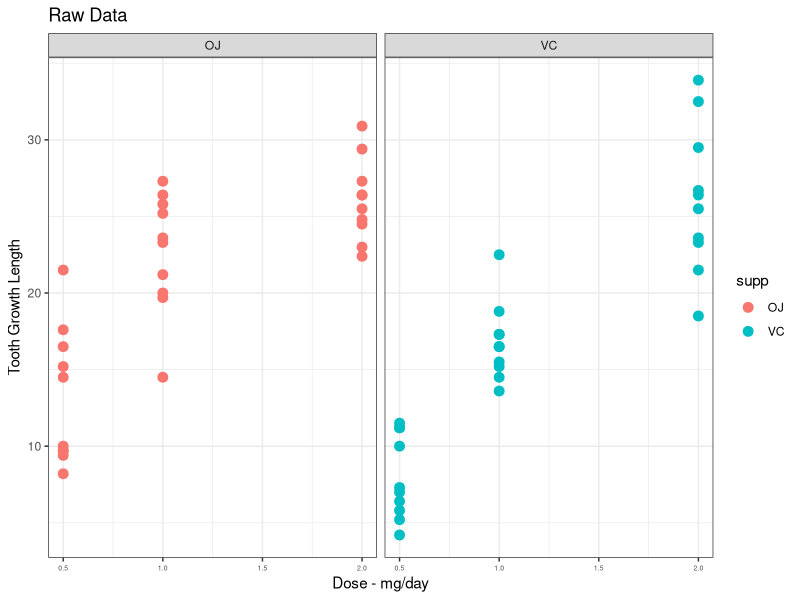
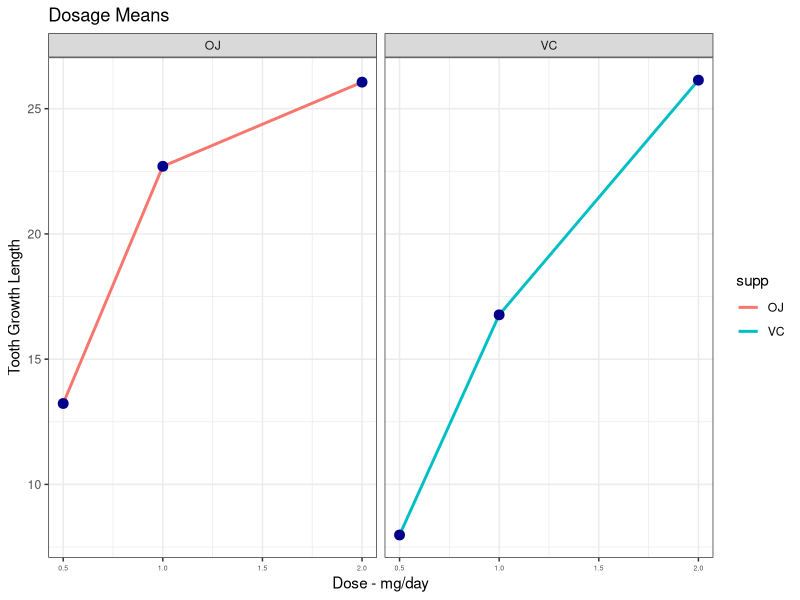
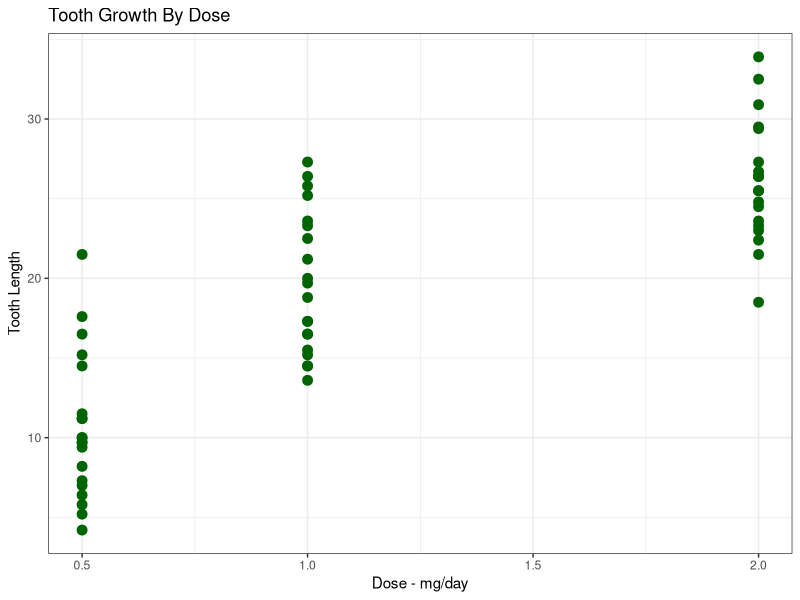
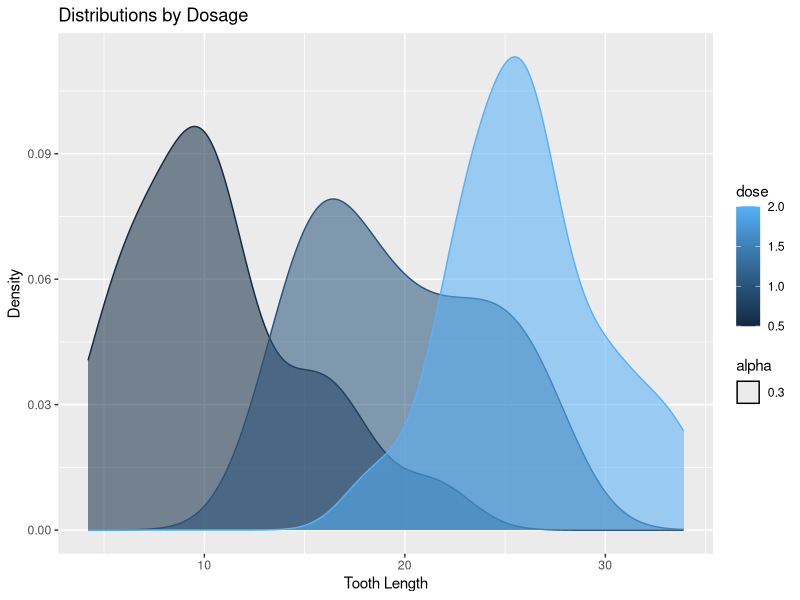
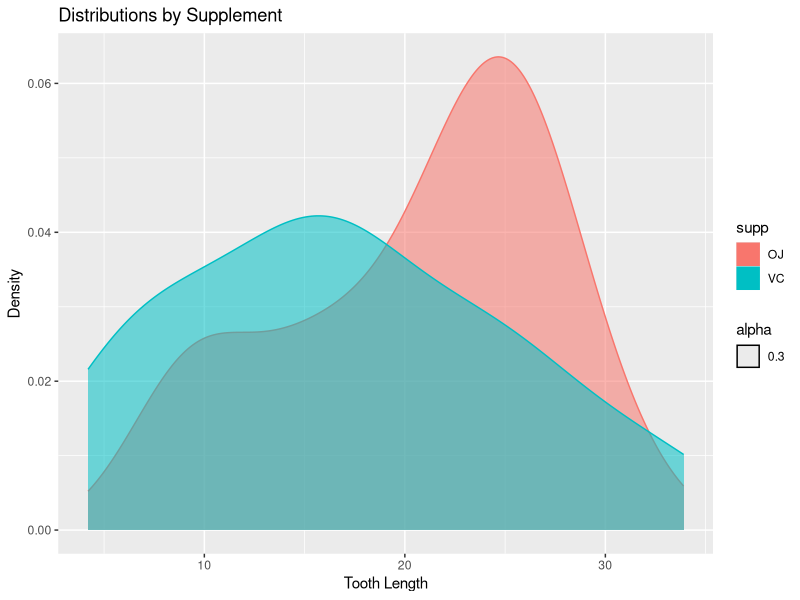

Generate these figures, in order, with R:
## ---- chunk 1
require(datasets)
require(ggplot2)
require(dplyr)
require(gridExtra)
## ---- chunk 2
tgs <- group_by(ToothGrowth, supp, dose)
oj <- tgs[31:60,]
vc <- tgs[1:30,]
supp_means <- summarize(group_by(ToothGrowth, supp), mean(len))
dose_by_supp_means <- summarize(group_by(ToothGrowth, supp, dose), mean(len))
colnames(dose_by_supp_means) <- c("supp", "len", "dose")
supp_means
## ---- chunk 3
raw_plot <- ggplot(tgs, aes(dose, len, color = supp)) + geom_point(size = 3) + labs(title = "Raw Data", x = "Dose - mg/day", y = "Tooth Growth Length") + theme_bw() + facet_grid(. ~ supp) + theme(axis.text.x = element_text(size = 5))
raw_plot

mean_tg_plot <- ggplot(dose_by_supp_means, aes(len, dose, color = supp)) + geom_line(size = 1) + geom_point(size = 3, color = "darkblue") + labs(title = "Dosage Means", x = "Dose - mg/day", y = "Tooth Growth Length") + theme_bw() + facet_grid(. ~ supp) + theme(axis.text.x = element_text(size = 5))
mean_tg_plot

## ---- chunk 4
t.test(oj$len, vc$len, var.equal = FALSE, conf.level = 0.95)

## ---- chunk 5
smldose <- tgs[tgs$dose == 0.5, 1]
meddose <- tgs[tgs$dose == 1.0, 1]
lrgdose <- tgs[tgs$dose == 2.0, 1]
t.test(smldose$len, meddose$len, var.equal = FALSE, conf.level = 0.95)
## ---- chunk 6
t.test(meddose$len, lrgdose$len, var.equal = FALSE, conf.level = 0.95)
## ---- chunk 7
oj_meddose <- oj[oj$dose == 1.0, 1]
oj_lrgdose <- oj[oj$dose == 2.0, 1]
t.test(oj_meddose$len, oj_lrgdose$len, var.equal = FALSE, conf.level = 0.95)
## ---- chunk 8
by_dose_plot <- ggplot(tgs, aes(dose, len)) + geom_point(size = 3, color = "darkgreen") + theme_bw() + labs(title = "Tooth Growth By Dose", x = "Dose - mg/day", y = "Tooth Length")
by_dose_plot
## ---- chunk 9
supp_density <- ggplot(tgs, aes(x = len)) + geom_density(aes(group=supp, color = supp, fill = supp, alpha = 0.3)) + labs(title = "Distributions by Supplement", x = "Tooth Length", y = "Density")

dose_density <- ggplot(tgs, aes(x = len)) + geom_density(aes(group=dose, color = dose, fill = dose, alpha = 0.3)) + labs(title = "Distributions by Dosage", x = "Tooth Length", y = "Density")
dose_density
supp_density

## ---- chunk 10
dose_by_supp_means <- summarize(group_by(ToothGrowth, supp, dose), mean(len))
dose_by_supp_means ## Mean for each dose by supplement

var(smldose$len)  ## Variance for 0.5 dose
sd(smldose$len) ## SD for 0.5 dose
var(meddose$len) ## Variance for 1.0 dose
sd(meddose$len) ## SD for 1.0 dose
var(lrgdose$len) ## Variance for 2.0 dose
sd(lrgdose$len) ## SD for 2.0 dose
